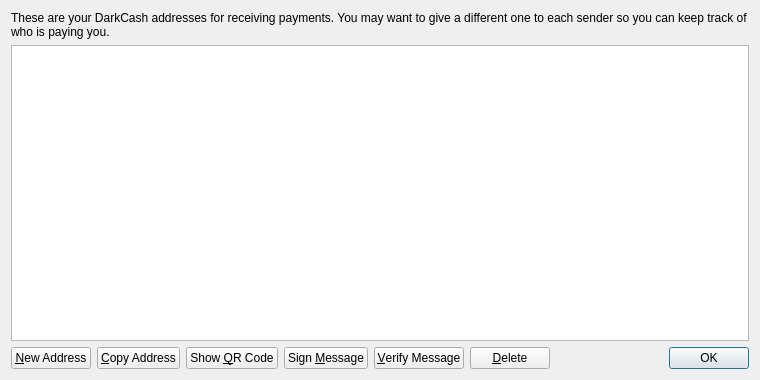
<?xml version="1.0" encoding="UTF-8"?>
<ui version="4.0">
 <class>AddressBookPage</class>
 <widget class="QWidget" name="AddressBookPage">
  <property name="geometry">
   <rect>
    <x>0</x>
    <y>0</y>
    <width>760</width>
    <height>380</height>
   </rect>
  </property>
  <property name="windowTitle">
   <string>Address Book</string>
  </property>
  <layout class="QVBoxLayout" name="verticalLayout">
   <item>
    <widget class="QLabel" name="labelExplanation">
     <property name="text">
      <string>These are your DarkCash addresses for receiving payments. You may want to give a different one to each sender so you can keep track of who is paying you.</string>
     </property>
     <property name="textFormat">
      <enum>Qt::PlainText</enum>
     </property>
     <property name="wordWrap">
      <bool>true</bool>
     </property>
    </widget>
   </item>
   <item>
    <widget class="QTableView" name="tableView">
     <property name="contextMenuPolicy">
      <enum>Qt::CustomContextMenu</enum>
     </property>
     <property name="toolTip">
      <string>Double-click to edit address or label</string>
     </property>
     <property name="tabKeyNavigation">
      <bool>false</bool>
     </property>
     <property name="alternatingRowColors">
      <bool>true</bool>
     </property>
     <property name="selectionMode">
      <enum>QAbstractItemView::SingleSelection</enum>
     </property>
     <property name="selectionBehavior">
      <enum>QAbstractItemView::SelectRows</enum>
     </property>
     <property name="sortingEnabled">
      <bool>true</bool>
     </property>
     <attribute name="verticalHeaderVisible">
      <bool>false</bool>
     </attribute>
    </widget>
   </item>
   <item>
    <layout class="QHBoxLayout" name="horizontalLayout">
     <item>
      <widget class="QPushButton" name="newAddressButton">
       <property name="toolTip">
        <string>Create a new address</string>
       </property>
       <property name="text">
        <string>&amp;New Address</string>
       </property>
       <property name="icon">
        <iconset resource="../bitcoin.qrc">
         <normaloff>:/icons/add</normaloff>:/icons/add</iconset>
       </property>
      </widget>
     </item>
     <item>
      <widget class="QPushButton" name="copyToClipboard">
       <property name="toolTip">
        <string>Copy the currently selected address to the system clipboard</string>
       </property>
       <property name="text">
        <string>&amp;Copy Address</string>
       </property>
       <property name="icon">
        <iconset resource="../bitcoin.qrc">
         <normaloff>:/icons/editcopy</normaloff>:/icons/editcopy</iconset>
       </property>
      </widget>
     </item>
     <item>
      <widget class="QPushButton" name="showQRCode">
       <property name="text">
        <string>Show &amp;QR Code</string>
       </property>
       <property name="icon">
        <iconset resource="../bitcoin.qrc">
         <normaloff>:/icons/qrcode</normaloff>:/icons/qrcode</iconset>
       </property>
      </widget>
     </item>
     <item>
      <widget class="QPushButton" name="signMessage">
       <property name="toolTip">
        <string>Sign a message to prove you own a DarkCash address</string>
       </property>
       <property name="text">
        <string>Sign &amp;Message</string>
       </property>
       <property name="icon">
        <iconset resource="../bitcoin.qrc">
         <normaloff>:/icons/edit</normaloff>:/icons/edit</iconset>
       </property>
      </widget>
     </item>
     <item>
      <widget class="QPushButton" name="verifyMessage">
       <property name="toolTip">
        <string>Verify a message to ensure it was signed with a specified DarkCash address</string>
       </property>
       <property name="text">
        <string>&amp;Verify Message</string>
       </property>
       <property name="icon">
        <iconset resource="../bitcoin.qrc">
         <normaloff>:/icons/transaction_0</normaloff>:/icons/transaction_0</iconset>
       </property>
      </widget>
     </item>
     <item>
      <widget class="QPushButton" name="deleteButton">
       <property name="toolTip">
        <string>Delete the currently selected address from the list</string>
       </property>
       <property name="text">
        <string>&amp;Delete</string>
       </property>
       <property name="icon">
        <iconset resource="../bitcoin.qrc">
         <normaloff>:/icons/remove</normaloff>:/icons/remove</iconset>
       </property>
      </widget>
     </item>
     <item>
      <spacer name="horizontalSpacer">
       <property name="orientation">
        <enum>Qt::Horizontal</enum>
       </property>
       <property name="sizeHint" stdset="0">
        <size>
         <width>40</width>
         <height>20</height>
        </size>
       </property>
      </spacer>
     </item>
     <item>
      <widget class="QDialogButtonBox" name="buttonBox">
       <property name="sizePolicy">
        <sizepolicy hsizetype="Maximum" vsizetype="Fixed">
         <horstretch>0</horstretch>
         <verstretch>0</verstretch>
        </sizepolicy>
       </property>
       <property name="standardButtons">
        <set>QDialogButtonBox::Ok</set>
       </property>
      </widget>
     </item>
    </layout>
   </item>
  </layout>
 </widget>
 <resources>
  <include location="../bitcoin.qrc"/>
 </resources>
 <connections/>
</ui>
